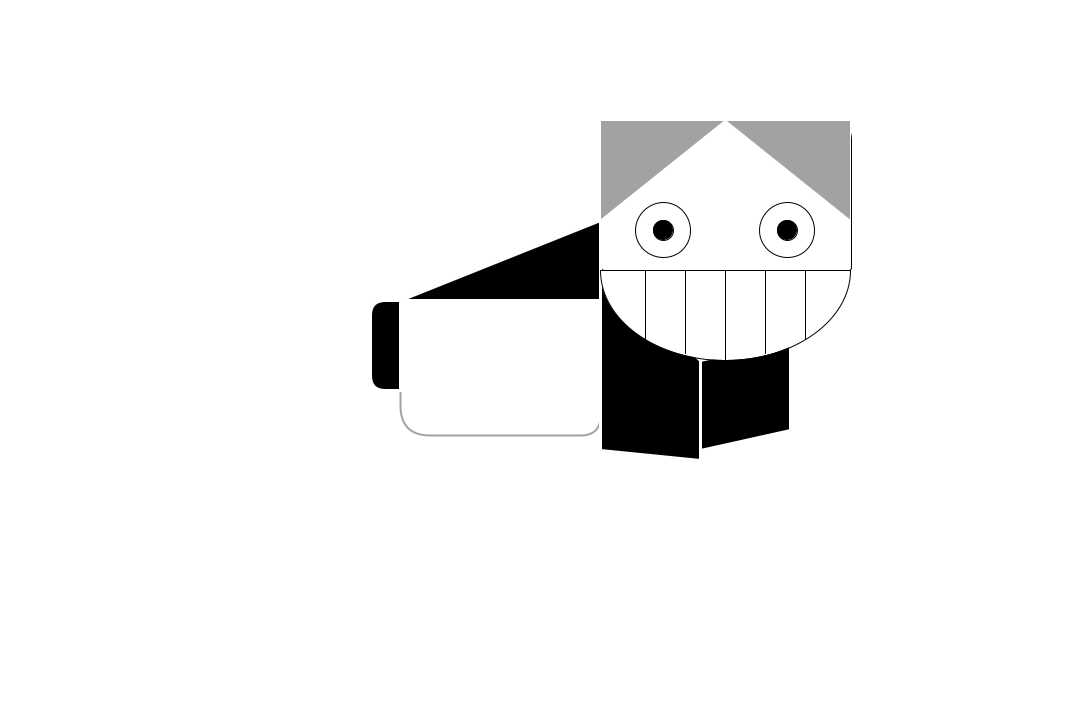
Frame 1 (no input)
Frame 60 (the mouse pressed at the canvas centre just before this capture): identical to frame 1, image omitted
Frame 120 (the mouse held since frame 60 and released just before this capture): identical to frame 1, image omitted

The Processing sketch that drew this single still picture (run headless with seeded random() and noise(); from frame 60 on, the mouse is pressed at the canvas centre):

// Processing sketch: Ashely_sketch2
// ── Ashely_sketch2.pde
void setup(){
//this is a cat
size (1080,720);
//background(r,g,b)
//background (255,255,255);
}
void draw(){
  background (255,255,255);
//face
rect (601,120,250,150,20,20,3,3);
fill (162,162,162);
stroke(255);
triangle(600,120,725,120,600,220);
triangle(850,120,725,120,850,220);
noFill();

stroke(0);
ellipse(663,230, 55, 55);
ellipse(787,230, 55, 55);
fill (0);
ellipse(787,230, 20, 20);
ellipse(663,230, 20, 20);
noFill();


//body
fill (255);
stroke(162);
strokeWeight(2);
rect (400,300,200,135,0,0,20,30);
noFill();



fill (0);
stroke(255);
strokeWeight(3);
rect (370,300,30,90,20,0,0,20);
quad(600,270,600,450,700,460,700,360);
quad(700,360,700,450,790,430,790,340);
line(600,220,400,300);

strokeWeight(3);
line(600,460,600,220);
triangle(600,220,400,300,600,300);

//face
stroke(0);
strokeWeight(1);
fill (255);
arc(725,270,250,180,0,PI,CHORD);
line(725,270,725,360);
line(685,270,685,353);
line(645,270,645,343);
line(765,270,765,353);
line(805,270,805,339);
noFill();
}
